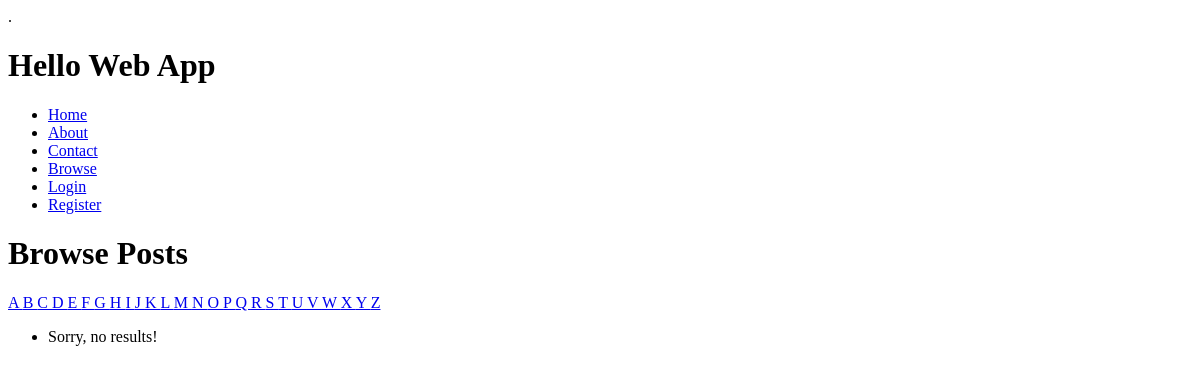
The app's page /browse/name/, older data.
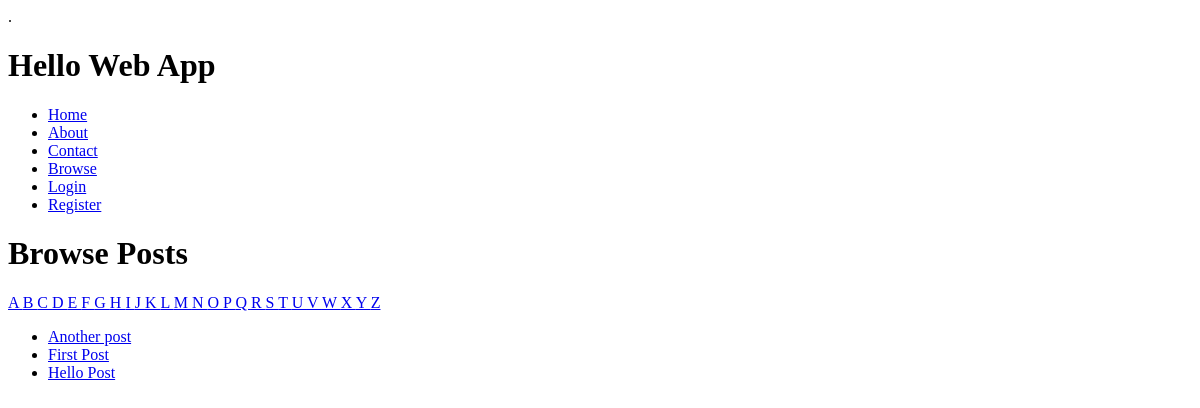
The same page, newer data.
### collectionapp/models.py (models this page shows)
class Post(models.Model):
    name = models.CharField(max_length=255)
    description = models.TextField()
    slug = models.SlugField(unique=True)
    user = models.OneToOneField(User, blank=True, null=True)

### collectionapp/views.py (the view)
# urls.py: url(r'^browse/name/$','collectionapp.views.browse_by_name',name='browse'),
def browse_by_name(request, initial=None):
    if initial:
        posts = Post.objects.filter( name__istartswith=initial).order_by('name')
    else:
        posts = Post.objects.all().order_by('name')
    return render(request, 'search/search.html', {
        'posts': posts,
        'initial': initial,
    })

### collectionapp/templates/search/search.html (shortened to what this page needs)
{% extends 'layouts/base.html' %}
{% block title %}Browse - {{ block.super }}{% endblock %} {% block content %}
<h1>
Browse Posts </h1>
{% for letter in 'abcdefghijklmnopqrstuvwxyz' %} <a href="{% url 'browse_by_name' initial=letter %}"
{% if initial == letter %}class="active"{% endif %}>
{{ letter|upper }} </a>
{% endfor %}
<ul>
{% for post in posts %} <li>
<a href="{% url 'post_detail' slug=post.slug %}"> {{ post.name }}
</a> </li>
{% empty %}
<li>Sorry, no results!</li> {% endfor %}
</ul>
{% endblock %}

Row changes from the older to the newer data that the page shows:
added Post: name "Another post"
added Post: name "First Post"
added Post: name "Hello Post"
Text that changed along with them:
text no longer shown: "Sorry, no results!"
